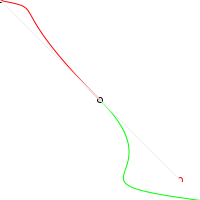
Frame 1 (no input)
Frame 60 (the mouse pressed at the canvas centre just before this capture): identical to frame 1, image omitted
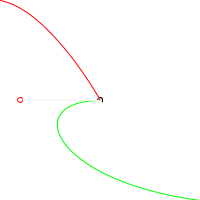
Frame 120 (the mouse held since frame 60 and released just before this capture)

The Processing sketch that drew these frames (run headless with seeded random() and noise(); from frame 60 on, the mouse is pressed at the canvas centre):

// Processing sketch: processing_27258
// ── processing_27258.pde

void setup() {
  size(200,200);
  background(255);
  smooth();
}

void draw() {
 background(255);
 
 //skeleton points
 stroke(0);
 //ellipse(0,0,5,5);
 ellipse(mouseX,mouseY,5,5);
 //ellipse(200,200,5,5);
 ellipse(100,100,5,5);
 
 //control points 
  float Xvalue = 180;
 float a = atan2(mouseY-height/2, mouseX-width/2); //mobile point for testing
  float b = a + 2*PI; //reverse the angle
  float opp = tan(b)*80; //find Y value as X is supplied (one value must be supplied, or hypotenuse)
  if(degrees(a) > -90 && degrees(a) < 90) { //deal with flipping
    Xvalue = 200 - Xvalue; //flip x value through the midpoint
    opp *= -1; //flip Y value negative
  }
  stroke(255,0,0);
  ellipse(Xvalue,opp+100,5,5); //Y value from centrepoint, end points of bezier
  
  bezier(0,0,50,10,mouseX,mouseY,100,100);
  stroke(0,255,0);
  bezier(100,100,Xvalue,opp+100,50,180,200,200);

 stroke(240);
 line(mouseX,mouseY,Xvalue,opp+100); //connector between control points
}

                
